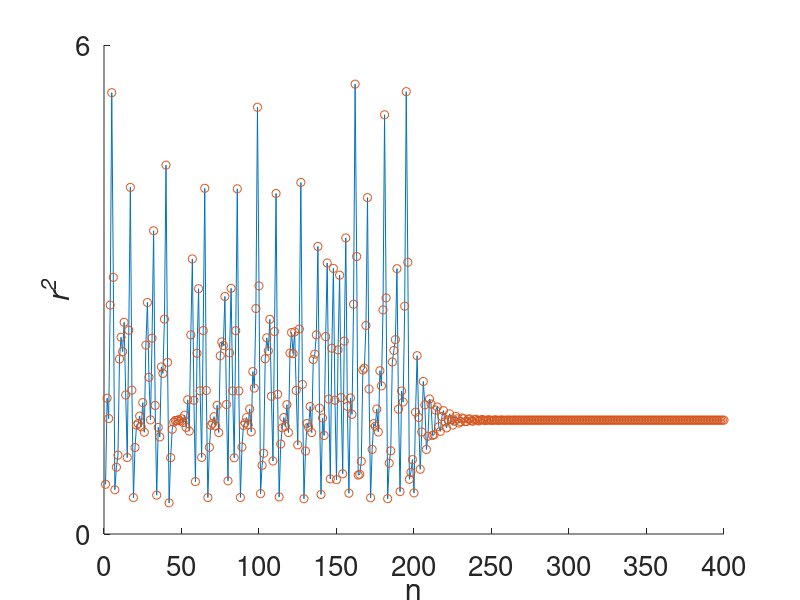

Source code (MATLAB):
% Program_21b: Controlling Chaos in the Henon Map.
% Chapter 21 - Chaos Control and Synchronization.
% Copyright Springer 2025. Stephen Lynch.
% Control to a period-1 orbit (Figure 21.6(a)).
clear
alpha=1.2;beta=0.4;
k1=-1.8;k2=1.2;              % The regulator poles.
xstar=0.8358;ystar=xstar;    % The point to be stabilized.
N=400;x=zeros(1,N);y=zeros(1,N);rsqr=zeros(1,N);
x(1)=0.5;y(1)=0.6;           % Initial values.
rsqr(1)=(x(1))^2+(y(1))^2;
for n=1:N
    if n>198                 % Check point is in control region.
    x(n+1)=(-k1*(x(n)-xstar)-k2*(y(n)-ystar)+alpha)+beta*y(n)-(x(n))^2;
    y(n+1)=x(n);
    else
    x(n+1)=alpha+beta*y(n)-(x(n))^2;
    y(n+1)=x(n);
    end
    rsqr(n+1)=(x(n+1))^2+(y(n+1))^2;
end
hold on
axis([0 N 0 6])
plot(1:N,rsqr(1:N))
plot(1:N,rsqr(1:N),'o')
set(gca,'FontSize',20);
set(gca,'XTick',0:50:N)
set(gca,'ytick',[0,6])
xlabel('n')
ylabel('\it{r^2}')
hold off
% End Program_21b.